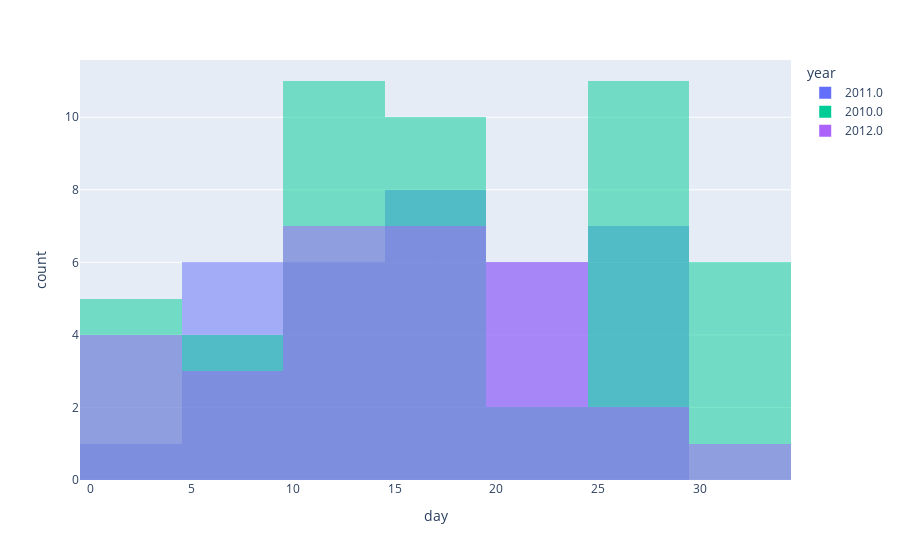

Notebook code cell kept with this figure:
### Code cell
px.histogram(Walmart_clean, "day", color="year", barmode="overlay")

### Figure 1 — Plotly figure (JSON) as saved in the notebook; plotly's stock layout.template omitted (floating-point values rounded to 4 significant figures)
{"data": [{"alignmentgroup": "True", "bingroup": "x", "hovertemplate": "year=2011.0<br>day=%{x}<br>count=%{y}<extra></extra>", "legendgroup": "2011.0", "marker": {"color": "#636efa", "opacity": 0.5, "pattern": {"shape": ""}}, "name": "2011.0", "offsetgroup": "2011.0", "orientation": "v", "showlegend": true, "type": "histogram", "x": [18, 25, 3, 19, 13, 16, 13, 20, 26, 25, 23, 15, 24, 11, 26, 5, 25, 23, 6, 16, 18, 7, 15, 7, 29, 27, 10, 18, 12, 22, 8, 22, 7, 12], "xaxis": "x", "yaxis": "y"}, {"alignmentgroup": "True", "bingroup": "x", "hovertemplate": "year=2010.0<br>day=%{x}<br>count=%{y}<extra></extra>", "legendgroup": "2010.0", "marker": {"color": "#00cc96", "opacity": 0.5, "pattern": {"shape": ""}}, "name": "2010.0", "offsetgroup": "2010.0", "orientation": "v", "showlegend": true, "type": "histogram", "x": [28, 28, 10, 15, 1, 30, 20, 2, 26, 16, 12, 30, 2, 12, 25, 27, 30, 6, 5, 17, 10, 27, 25, 24, 19, 9, 14, 12, 30, 25, 2, 18, 10, 30, 26, 12, 28, 31, 19, 26, 19, 18, 17, 9, 12, 12, 4, 18, 11], "xaxis": "x", "yaxis": "y"}, {"alignmentgroup": "True", "bingroup": "x", "hovertemplate": "year=2012.0<br>day=%{x}<br>count=%{y}<extra></extra>", "legendgroup": "2012.0", "marker": {"color": "#ab63fa", "opacity": 0.5, "pattern": {"shape": ""}}, "name": "2012.0", "offsetgroup": "2012.0", "orientation": "v", "showlegend": true, "type": "histogram", "x": [3, 16, 12, 4, 12, 13, 10, 10, 27, 14, 24, 30, 1, 6, 17, 2, 19, 19, 16, 11, 6, 22, 22, 20, 20, 7, 16, 25, 19, 20], "xaxis": "x", "yaxis": "y"}], "layout": {"barmode": "overlay", "legend": {"title": {"text": "year"}, "tracegroupgap": 0}, "margin": {"t": 60}, "xaxis": {"anchor": "y", "domain": [0, 1], "title": {"text": "day"}}, "yaxis": {"anchor": "x", "domain": [0, 1], "title": {"text": "count"}}}}
